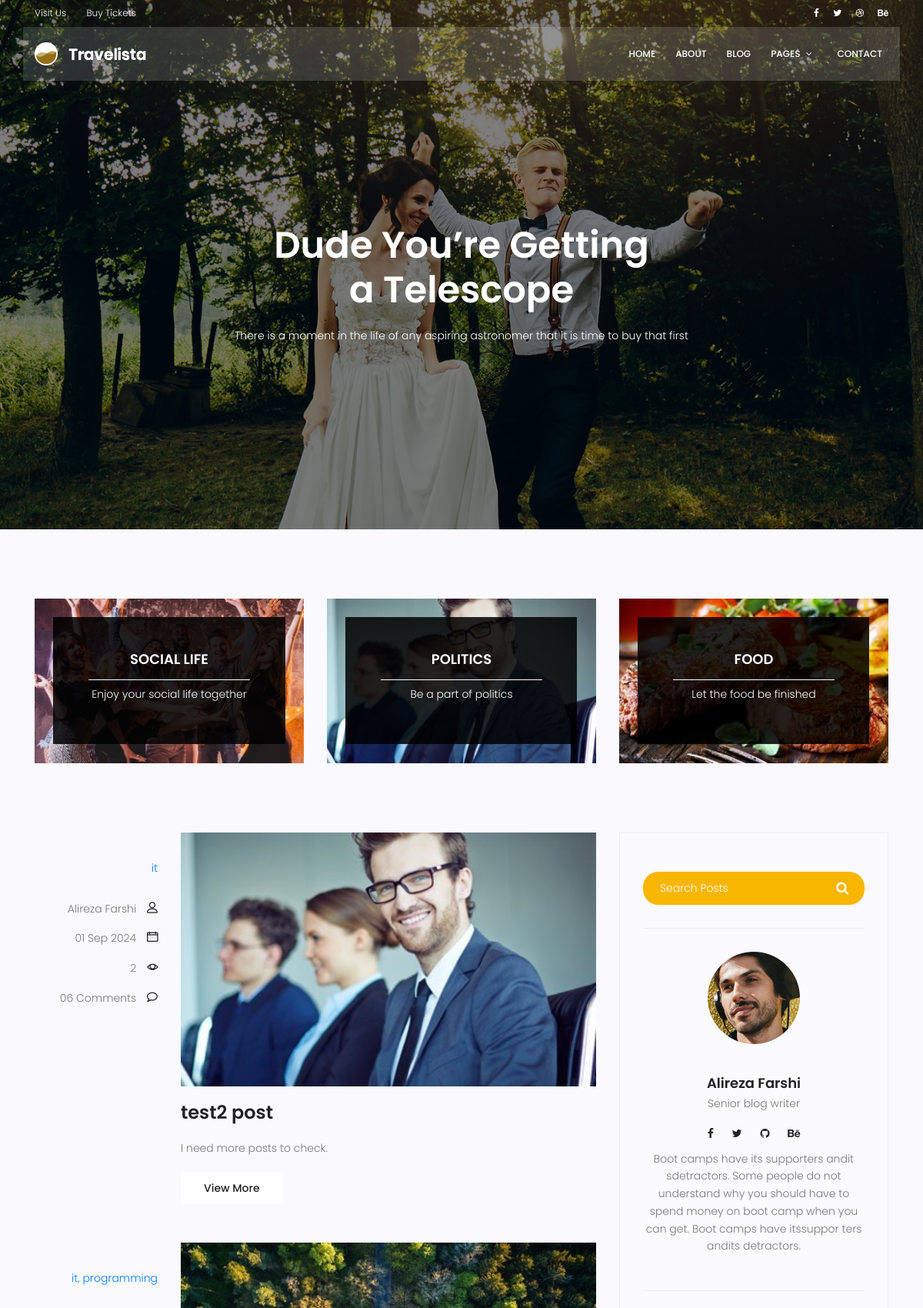
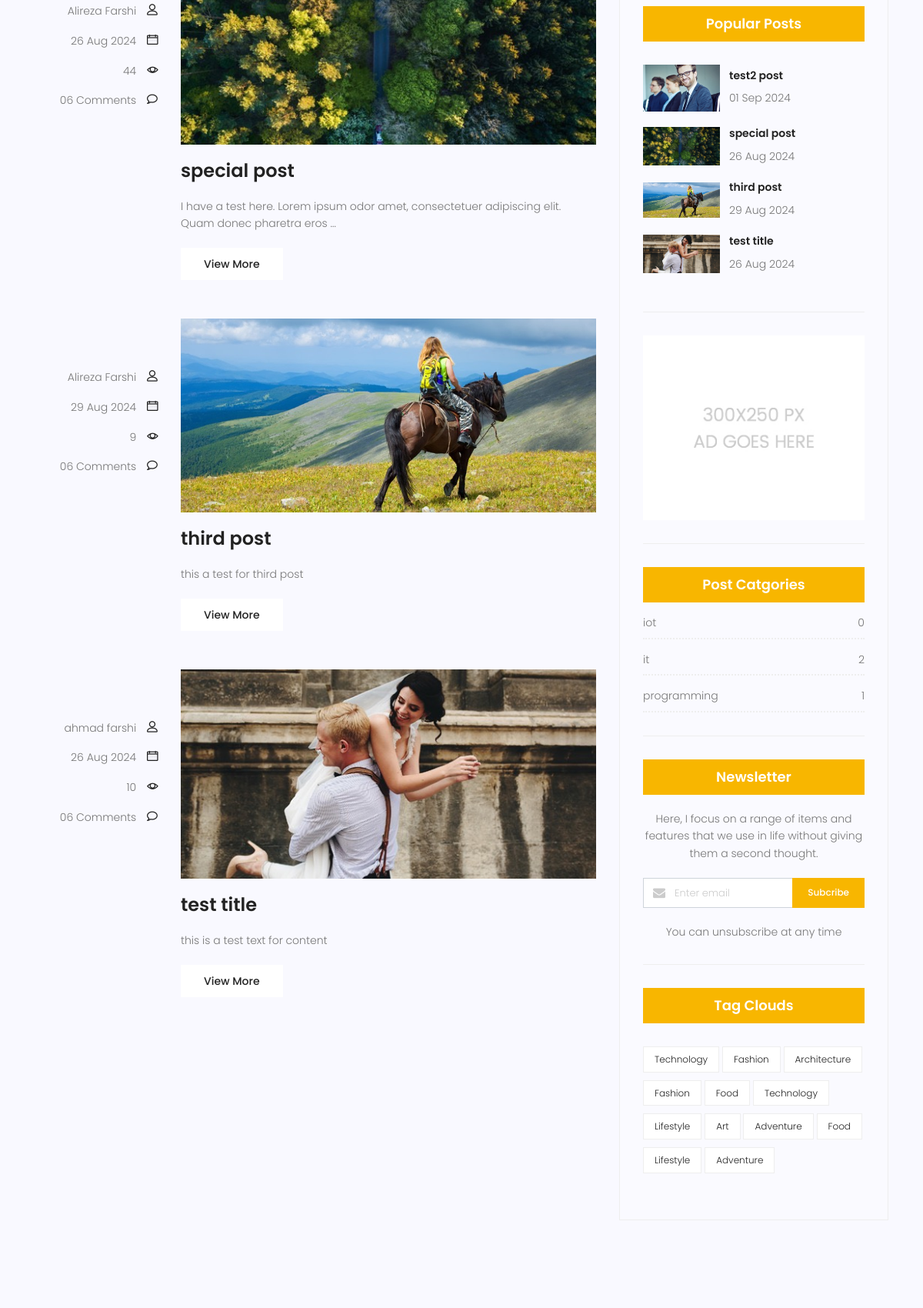
The app's page /blog/search/ (upper part) with its own data (2 pictures, top to bottom).
### blog/models.py (models this page shows, shortened)
class Category(models.Model):
    name = models.CharField(max_length=255)
    def __str__(self):
        return self.name

class Post(models.Model):
    title = models.CharField(max_length=250)
    content = models.TextField()
    category = models.ManyToManyField(Category)
    author = models.ForeignKey(User, on_delete=models.SET_NULL, null=True)
    image = models.ImageField(upload_to='blog/', default='blog/default.jpg' )
    counted_views = models.IntegerField(default=0)
    status = models.BooleanField(default=False)
    created_date = models.DateTimeField(auto_now_add=True)
    updated_date = models.DateTimeField(auto_now=True)
    published_date = models.DateTimeField(null=True)
    class Meta:
        ordering = ['-created_date']

### blog/views.py (the view)
# urls.py: path('search/', blog_search, name='search'),
def blog_search(request):
    current_time = timezone.now()
    posts = Post.objects.filter(status=True)
    if request.method == 'GET':
        print(request.GET.get('s'))
    posts = posts.exclude(published_date__gt=current_time)
    if s := request.GET.get('s'):
        posts = posts.filter(content__contains=s)
    context = {'posts': posts}
    return render(request, 'blog/blog-home.html', context)

### blog/templatetags/blog-tags.py (called while the page is built)
@register.inclusion_tag('blog/blog-categories.html')
def post_categories():
    posts = Post.objects.filter(status=1)
    categories = Category.objects.all()
    cat_dict = {}
    for name in categories:
        cat_dict[name] = posts.filter(category=name).count()
    return {'categories': cat_dict}

### templates/blog/blog-home.html (shortened to what this page needs)
{% extends  'base.html'     %}
{% load static %}
{% load blog-tags %}
{% block content %}
			<section class="banner-area relative blog-home-banner" id="home">
				<div class="overlay overlay-bg"></div>
				<div class="container">
					<div class="row d-flex align-items-center justify-content-center">
						<div class="about-content blog-header-content col-lg-12">
							<h1 class="text-white">
								Dude You’re Getting
								a Telescope
							</h1>
							<p class="text-white">
								There is a moment in the life of any aspiring astronomer that it is time to buy that first
							</p>
						</div>
					</div>
				</div>
			</section>
			<section class="top-category-widget-area pt-90 pb-90 ">
				<div class="container">
					<div class="row">
						<div class="col-lg-4">
							<div class="single-cat-widget">
								<div class="content relative">
									<div class="overlay overlay-bg"></div>
								    <a href="#" target="_blank">
								      <div class="thumb">
								  		 <img class="content-image img-fluid d-block mx-auto" src="{% static 'img/blog/cat-widget1.jpg' %}" alt="">
								  	  </div>
								      <div class="content-details">
								        <h4 class="content-title mx-auto text-uppercase">Social life</h4>
								        <span></span>
								        <p>Enjoy your social life together</p>
								      </div>
								    </a>
								</div>
							</div>
						</div>
						<div class="col-lg-4">
							<div class="single-cat-widget">
								<div class="content relative">
									<div class="overlay overlay-bg"></div>
								    <a href="#" target="_blank">
								      <div class="thumb">
								  		 <img class="content-image img-fluid d-block mx-auto" src="{% static 'img/blog/cat-widget2.jpg' %}" alt="">
								  	  </div>
								      <div class="content-details">
								        <h4 class="content-title mx-auto text-uppercase">Politics</h4>
								        <span></span>
								        <p>Be a part of politics</p>
								      </div>
								    </a>
								</div>
							</div>
						</div>
						<div class="col-lg-4">
							<div class="single-cat-widget">
								<div class="content relative">
									<div class="overlay overlay-bg"></div>
								    <a href="#" target="_blank">
								      <div class="thumb">
								  		 <img class="content-image img-fluid d-block mx-auto" src="{% static 'img/blog/cat-widget3.jpg' %}" alt="">
								  	  </div>
								      <div class="content-details">
								        <h4 class="content-title mx-auto text-uppercase">Food</h4>
								        <span></span>
								        <p>Let the food be finished</p>
								      </div>
								    </a>
								</div>
							</div>
						</div>
					</div>
				</div>
			</section>
			<section class="post-content-area">
				<div class="container">
					<div class="row">
						<div class="col-lg-8 posts-list">
							{% for post in posts %}
							<div class="single-post row">
								<div class="col-lg-3  col-md-3 meta-details">
									<ul class="tags">
										{% for cat in post.category.all %}
										<a href="{% url 'category' cat_name=cat.name %}">{{cat}}</a>{% if not forloop.last %},{% endif %}
										{% endfor %}
									</ul>
									<div class="user-details row">
										<p class="user-name col-lg-12 col-md-12 col-6"><a href="{% url 'author' author_username=post.author.username %}">{{post.author.get_full_name}}</a> <span class="lnr lnr-user"></span></p>
										<p class="date col-lg-12 col-md-12 col-6"><a href="#">{{post.published_date |date:"d M Y"}}</a> <span class="lnr lnr-calendar-full"></span></p>
										<p class="view col-lg-12 col-md-12 col-6"><a href="#">{{post.counted_views}}</a> <span class="lnr lnr-eye"></span></p>
										<p class="comments col-lg-12 col-md-12 col-6"><a href="#">06 Comments</a> <span class="lnr lnr-bubble"></span></p>
									</div>
								</div>
								<div class="col-lg-9 col-md-9 ">
									<div class="feature-img">
										<img class="img-fluid" src="{{ post.image.url}}" alt="">
									</div>
									<a class="posts-title" href="{% url 'single' pid=post.id %}"><h3>{{post.title}}</h3></a>
									<p class="excert">
										{{post.content |truncatechars:100}}
									</p>
									<a href="{% url 'single' pid=post.id %}" class="primary-btn">View More</a>
								</div>
							</div>
							{% endfor %}
		                    <nav class="blog-pagination justify-content-center d-flex">
		                    </nav>
						</div>
						<div class="col-lg-4 sidebar-widgets">
							<div class="widget-wrap">
								{% include 'blog/blog-search.html' %}
								{% include 'blog/blog-writer.html' %}
                                {% include 'blog/blog-popular-posts.html' %}
								{% include 'blog/blog-ads.html' %}
								{% post_categories %}
								<div class="single-sidebar-widget newsletter-widget">
									<h4 class="newsletter-title">Newsletter</h4>
									<p>
										Here, I focus on a range of items and features that we use in life without
										giving them a second thought.
									</p>
									<div class="form-group d-flex flex-row">
									   <div class="col-autos">
									      <div class="input-group">
									        <div class="input-group-prepend">
									          <div class="input-group-text"><i class="fa fa-envelope" aria-hidden="true"></i>
											</div>
									        </div>
									        <input type="text" class="form-control" id="inlineFormInputGroup" placeholder="Enter email" onfocus="this.placeholder = ''" onblur="this.placeholder = 'Enter email'" >
									      </div>
									    </div>
									    <a href="#" class="bbtns">Subcribe</a>
									</div>
									<p class="text-bottom">
										You can unsubscribe at any time
									</p>
								</div>
								<div class="single-sidebar-widget tag-cloud-widget">
									<h4 class="tagcloud-title">Tag Clouds</h4>
									<ul>
										<li><a href="#">Technology</a></li>
										<li><a href="#">Fashion</a></li>
										<li><a href="#">Architecture</a></li>
										<li><a href="#">Fashion</a></li>
										<li><a href="#">Food</a></li>
										<li><a href="#">Technology</a></li>
										<li><a href="#">Lifestyle</a></li>
										<li><a href="#">Art</a></li>
										<li><a href="#">Adventure</a></li>
										<li><a href="#">Food</a></li>
										<li><a href="#">Lifestyle</a></li>
										<li><a href="#">Adventure</a></li>
									</ul>
								</div>
							</div>
						</div>
					</div>
				</div>
			</section>
{% endblock %}

### templates/blog/blog-popular-posts.html
{% load static %}
<div class="single-sidebar-widget popular-post-widget">
    <h4 class="popular-title">Popular Posts</h4>
    <div class="popular-post-list">
        {% for post in posts %}
        <div class="single-post-list d-flex flex-row align-items-center">
            <div class="thumb">
                <img class="img-fluid" src="{{post.image.url}}" alt="">
            </div>
            <div class="details">
                <a href="{% url 'single' pid=post.id %}"><h6>{{post.title}}</h6></a>
                <p>{{post.published_date|date:"d M Y"}}</p>
            </div>
        </div>
        {% endfor %}
    </div>
</div>

### templates/blog/blog-categories.html
<div class="single-sidebar-widget post-category-widget">
	<h4 class="category-title">Post Catgories</h4>
	<ul class="cat-list">
		{% for name,count in categories.items %}
		<li>
			<a href="{% url 'category' cat_name=name %}" class="d-flex justify-content-between">
				<p>{{name}}</p>
				<p>{{count}}</p>
			</a>
		</li>
		{% endfor %}
	</ul>
</div>

### records on screen
Post: author.get_full_name "Alireza Farshi", published_date "01 Sep 2024", counted_views "2", image (picture), title "test2 post", content "I need more posts to check."
Category: name "it", id "2"
Post: author.get_full_name "Alireza Farshi", published_date "26 Aug 2024", counted_views "44", image (picture), title "special post", content "I have a test here. Lorem ipsum odor amet, consectetuer adipiscing elit. Quam donec pharetra eros …"
Category: name "programming", count "1"
Post: author.get_full_name "Alireza Farshi", published_date "29 Aug 2024", counted_views "9", image (placeholder picture), title "third post", content "this a test for third post"
Post: author.get_full_name "ahmad farshi", published_date "26 Aug 2024", counted_views "10", image (picture), title "test title", content "this is a test text for content"
Category: name "iot", count "0"
